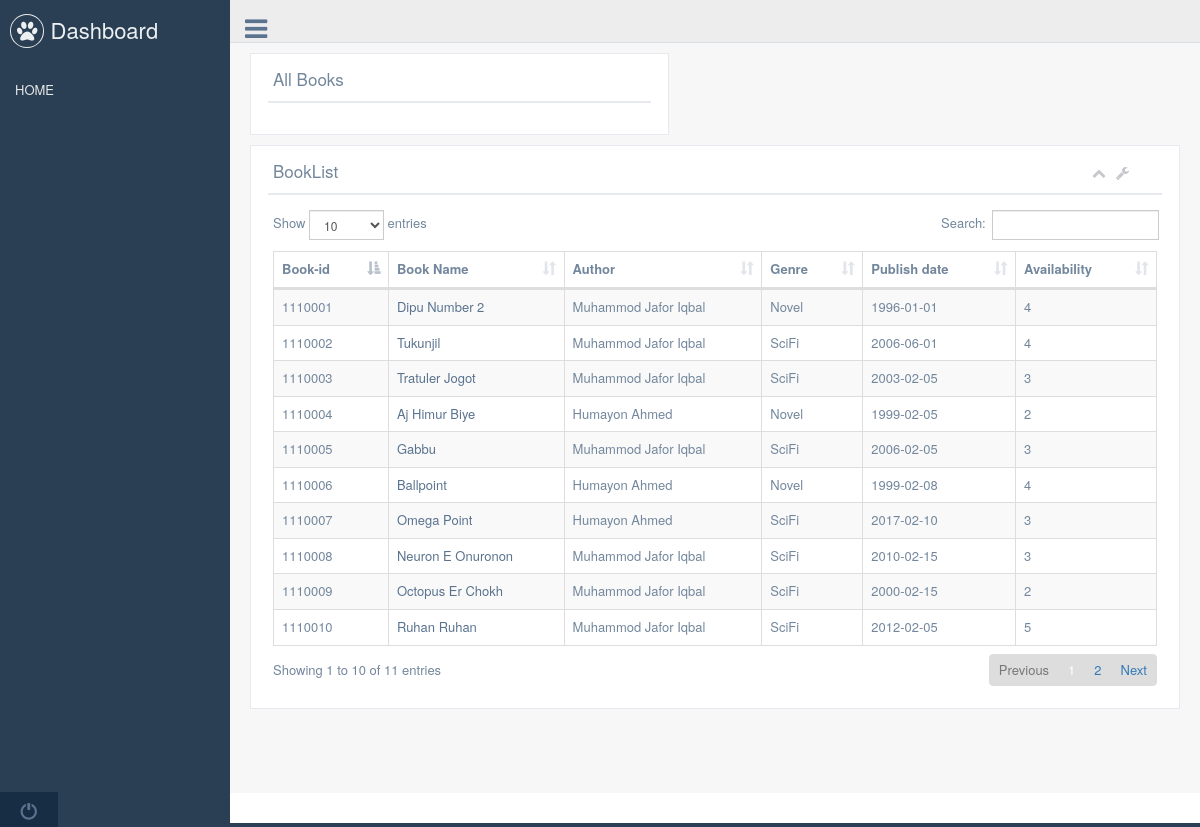
The app's page /production/booklist.php with its own data.
### tables this page shows
CREATE TABLE `book_details` (
  `book_id` int(11) NOT NULL,
  `book_name` varchar(100) NOT NULL,
  `genre` varchar(30) NOT NULL,
  `writer` varchar(50) NOT NULL,
  `summary` text NOT NULL,
  `availability` int(11) NOT NULL,
  `published_on` date NOT NULL,
  `img_src` varchar(100) NOT NULL
);

### production/booklist.php (the view, shortened to what this page needs)
<?php
    if ($_COOKIE["status"] == "logged_in"){
        $hostName = "localhost";
        $dbuser = "root";
        $dbpass = "open";
        $dbname = "library";
        $userid = $_COOKIE['userid'];
        $last_name = $_COOKIE['lastname'];
        $auth_level = $_COOKIE['authlevel'];
        $username = $_COOKIE['username'];
        $con = mysqli_connect($hostName, $dbuser, $dbpass, $dbname);
        if (mysqli_connect_errno()){
            die("Database connection failed: ".mysqli_connect_error()." (".mysqli_connect_errono().")");
        }
        $query = "SELECT * FROM user_details WHERE user_id='{$userid}'";
        $temp = mysqli_query($con, $query);
        if (!$temp){
            die("Query returned nothing");
        }
        $return_row_details = mysqli_fetch_assoc($temp);
        $query = "SELECT * FROM book_details";
        $temp = mysqli_query($con, $query);
        if (!$temp){
            die("Query returned nothing while trying to fetch data for book details.");
        }
        mysqli_close($con);
    }
    else{
        $hostName = "localhost";
        $dbuser = "root";
        $dbpass = "open";
        $dbname = "library";
        $con = mysqli_connect($hostName, $dbuser, $dbpass, $dbname);
        $query = "SELECT * FROM book_details";
        $temp = mysqli_query($con, $query);
    }
 ?>
<!DOCTYPE html>
<html lang="en">
  <head>
    <link href="../vendors/bootstrap/dist/css/bootstrap.min.css" rel="stylesheet">
    <link href="../vendors/font-awesome/css/font-awesome.min.css" rel="stylesheet">
    <link href="../vendors/nprogress/nprogress.css" rel="stylesheet">
    <link href="../vendors/iCheck/skins/flat/green.css" rel="stylesheet">
    <link href="../vendors/datatables.net-bs/css/dataTables.bootstrap.min.css" rel="stylesheet">
    <link href="../vendors/datatables.net-buttons-bs/css/buttons.bootstrap.min.css" rel="stylesheet">
    <link href="../vendors/datatables.net-fixedheader-bs/css/fixedHeader.bootstrap.min.css" rel="stylesheet">
    <link href="../vendors/datatables.net-responsive-bs/css/responsive.bootstrap.min.css" rel="stylesheet">
    <link href="../vendors/datatables.net-scroller-bs/css/scroller.bootstrap.min.css" rel="stylesheet">
    <link href="../build/css/custom.min.css" rel="stylesheet">
  </head>
  <body class="nav-md">
    <div class="container body">
      <div class="main_container">
          <div class="col-md-3 left_col">
            <div class="left_col scroll-view">
              <div class="navbar nav_title" style="border: 0;">
                <a href="index.php" class="site_title"><i class="fa fa-paw"></i> <span> Dashboard </span></a>
              </div>
              <?php if ($_COOKIE["status"] == "logged_in"){ ?>
              <div class="profile clearfix">
                <div class="profile_pic">
                  <img src="<?php echo $return_row_details["image_loc"]; ?>" alt="..." class="img-circle profile_img">
                </div>
                <div class="profile_info">
                  <span>Welcome</span>
                  <h2> <?php echo $return_row_details["last_name"]; ?></h2>
                </div>
              </div>
              <br />
              <div id="sidebar-menu" class="main_menu_side hidden-print main_menu">
                <div class="menu_section">
                  <h3> <?php echo $auth_level; ?> </h3>
                  <ul class="nav side-menu">
                    <li><a><i class="fa fa-home"></i> General <span class="fa fa-chevron-down"></span></a>
                      <ul class="nav child_menu">
                        <li><a href="index.php">Summary</a></li>
                        <li><a href="bookshelf.php">Bookshelf</a></li>
                        <li><a href="libstat.php">Library Statistics</a></li>
                      </ul>
                    </li>
                    <li><a><i class="fa fa-edit"></i> Profile <span class="fa fa-chevron-down"></span></a>
                      <ul class="nav child_menu">
                          <li><a href="profile.php">View Profile</a></li>
                        <li><a href="update_prof.php">Update Profile</a></li>
                        <li><a href="update_pass.php">Change Password</a></li>
                      </ul>
                    </li>
                  <?php if ($auth_level == "creator" || $auth_level == "admin"){ ?>
                    <li><a> Admin <span class="fa fa-chevron-down"></span></a>
                      <ul class="nav child_menu">
                        <li><a href="assign_book.php">Assign Book(s)</a></li>
                        <li><a href="manage_user_admin.php">Manage User</a></li>
                        <li><a href="add_admin.php"> Add admin </a></li>
                        <li><a href="payment.php"> Payment </a></li>
                        <li><a href="withdraw_book.php">Withdraw Book</a></li>
                        <li><a href="add_book.php">Add A Book</a></li>
                        <li><a href="report_choose.php">Generate Reports</a></li>
                      </ul>
                    </li>
                    <?php } ?>
                    <li><a> Browse <span class="fa fa-chevron-down"></span></a>
                      <ul class="nav child_menu">
                        <li><a href="booklist.php">Book List</a></li>
                        <li><a href="projects.php"> About Project </a></li>
                      </ul>
                    </li>
                  </ul>
                </div>
              </div>
              <?php } else{ ?>
                  <div id="sidebar-menu" class="main_menu_side hidden-print main_menu">
                    <div class="menu_section">
                        <ul class="nav side-menu">
                          <li><a href="landing.php"> HOME </a> </li>
                        </ul>
                    </div>
                  </div>
              <?php } ?>
              <div class="sidebar-footer hidden-small">
                <a data-toggle="tooltip" data-placement="top" title="Logout" href="login.html">
                  <span class="glyphicon glyphicon-off" aria-hidden="true"></span>
                </a>
              </div>
            </div>
          </div>
          <div class="top_nav">
            <div class="nav_menu">
              <nav>
                <div class="nav toggle">
                  <a id="menu_toggle"><i class="fa fa-bars"></i></a>
                </div>
              </nav>
            </div>
          </div>
        <div class="right_col" role="main">
          <div class="">
            <div class="page-title">
              <div class="title_left">
                <div class="x_panel">
                  <div class="x_title">
                    <h2>All Books</h2>
                    <div class="clearfix"></div>
                  </div>
                  <div class="x_content">
                  </div>
                </div>
              </div>
            </div>
            <div class="clearfix"></div>
            <div class="row">
              <div class="col-md-12 col-sm-12 col-xs-12">
                <div class="x_panel">
                  <div class="x_title">
                    <h2>BookList </h2>
                    <ul class="nav navbar-right panel_toolbox">
                      <li><a class="collapse-link"><i class="fa fa-chevron-up"></i></a>
                      </li>
                      <li class="dropdown">
                        <a href="#" class="dropdown-toggle" data-toggle="dropdown" role="button" aria-expanded="false"><i class="fa fa-wrench"></i></a>
                    </ul>
                    <div class="clearfix"></div>
                  </div>
                  <div class="x_content">
                    <table id="datatable" class="table table-striped table-bordered">
                      <thead>
                        <tr>
                          <th>Book-id</th>
                          <th>Book Name</th>
                          <th>Author</th>
                          <th>Genre</th>
                          <th>Publish date</th>
                          <th>Availability</th>
                        </tr>
                      </thead>
                      <tbody>
                          <?php while ($book = mysqli_fetch_assoc($temp)){ ?>
                        <tr>
                          <td><?php echo $book["book_id"]; ?></td>
                          <td><a href="book_detail.php?bid=<?php echo $book["book_id"]; ?>"><?php echo $book["book_name"]; ?> </a></td>
                          <td><?php echo $book["writer"]; ?></td>
                          <td><?php echo $book["genre"]; ?></td>
                          <td><?php echo $book["published_on"]; ?></td>
                          <td><?php echo $book["availability"]; ?></td>
                        </tr>
                        <?php } ?>
                      </tbody>
                    </table>
                  </div>
                </div>
              </div>
            </div>
          </div>
        </div>
        <footer>
        </footer>
      </div>
    </div>
  </body>
</html>

### records on screen
book_details: book_id "1110001", book_name "Dipu Number 2", writer "Muhammod Jafor Iqbal", genre "Novel", published_on "1996-01-01", availability "4"
book_details: book_id "1110002", book_name "Tukunjil", writer "Muhammod Jafor Iqbal", genre "SciFi", published_on "2006-06-01", availability "4"
book_details: book_id "1110003", book_name "Tratuler Jogot", writer "Muhammod Jafor Iqbal", genre "SciFi", published_on "2003-02-05", availability "3"
book_details: book_id "1110004", book_name "Aj Himur Biye", writer "Humayon Ahmed", genre "Novel", published_on "1999-02-05", availability "2"
book_details: book_id "1110005", book_name "Gabbu", writer "Muhammod Jafor Iqbal", genre "SciFi", published_on "2006-02-05", availability "3"
book_details: book_id "1110006", book_name "Ballpoint", writer "Humayon Ahmed", genre "Novel", published_on "1999-02-08", availability "4"
book_details: book_id "1110007", book_name "Omega Point", writer "Humayon Ahmed", genre "SciFi", published_on "2017-02-10", availability "3"
book_details: book_id "1110008", book_name "Neuron E Onuronon", writer "Muhammod Jafor Iqbal", genre "SciFi", published_on "2010-02-15", availability "3"
book_details: book_id "1110009", book_name "Octopus Er Chokh", writer "Muhammod Jafor Iqbal", genre "SciFi", published_on "2000-02-15", availability "2"
book_details: book_id "1110010", book_name "Ruhan Ruhan", writer "Muhammod Jafor Iqbal", genre "SciFi", published_on "2012-02-05", availability "5"
